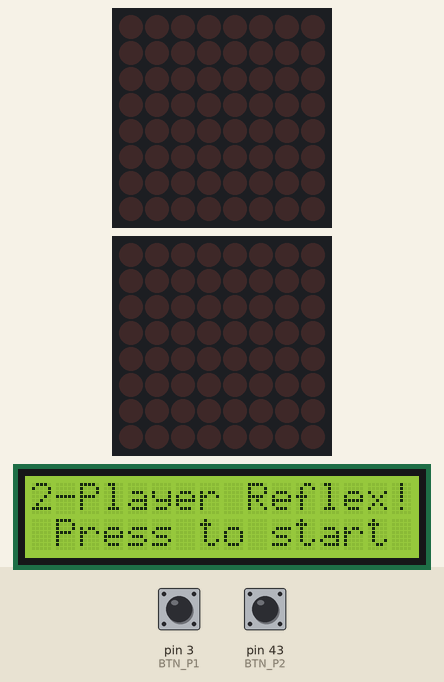
This sketch was run on a simulated Arduino Mega 2560, built with avr-gcc and run on an emulated ATmega2560. On the bench: 2 × 8×8 LED matrix, 16×2 character LCD. The inputs (shaded band) are chosen by the test bench; at power-on: pin 3 (BTN_P1) HIGH, pin 43 (BTN_P2) HIGH. Random numbers use the default seed unless the sketch sets one.

Above: at 2.6 s.
2.7 s: pin 3 (BTN_P1) pulled LOW for 0.15 s
At 3.5 s:
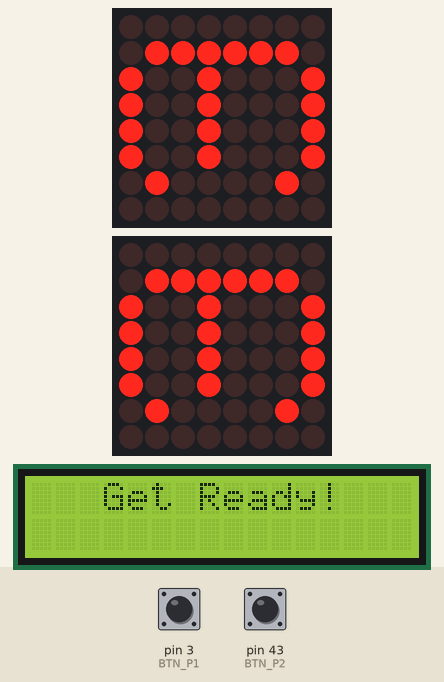
5.8 s: pin 43 (BTN_P2) pulled LOW for 0.15 s
At 7.0 s:
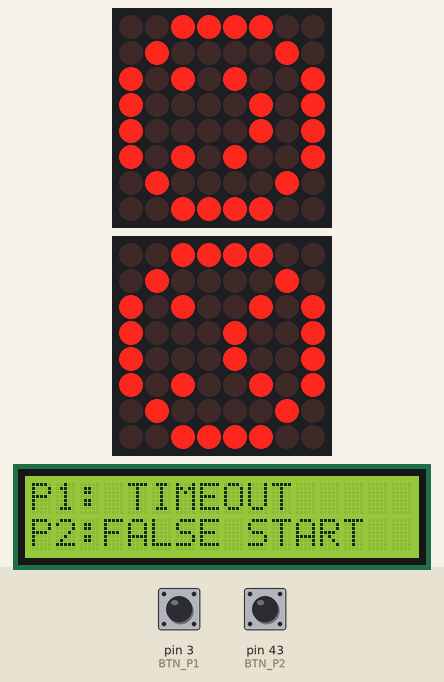
7.4 s: pin 43 (BTN_P2) pulled LOW for 1 s
At 8.2 s:
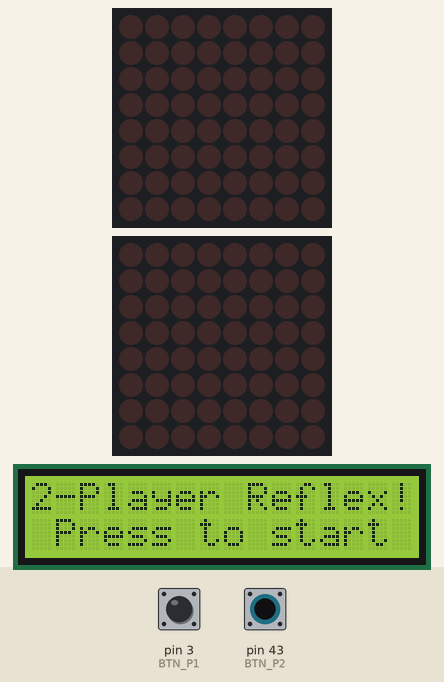
9.9 s: pin 3 (BTN_P1) pulled LOW for 1 s
At 11.7 s:
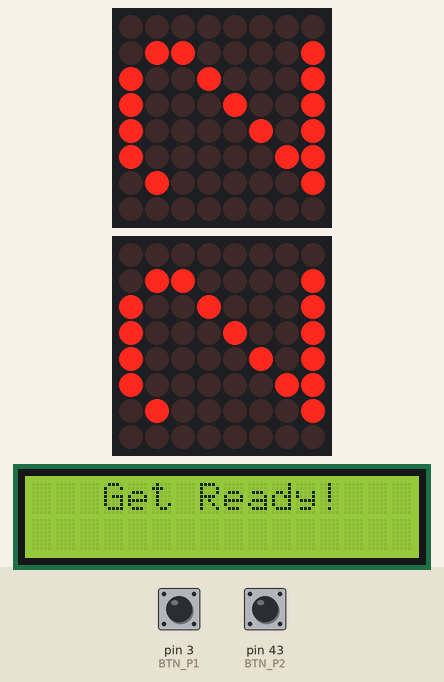
13.9 s: pin 3 (BTN_P1) pulled LOW for 0.15 s
At 14.4 s:
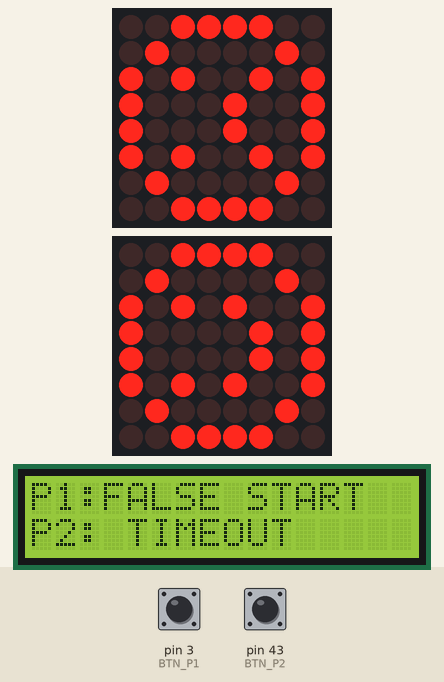
15.5 s: pin 3 (BTN_P1) pulled LOW for 3.2 s
At 16.8 s:
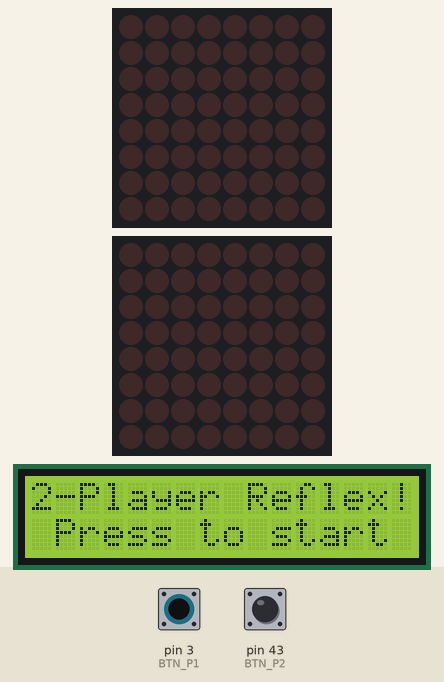
Timing chart, 0 to 18.5 s (numbered marks = the images above; inputs shaded):
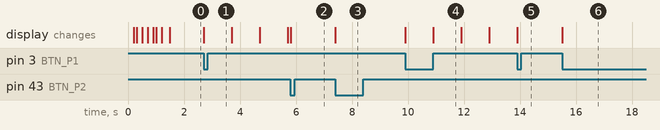

Measured:
- after the input at 2.7 s, the display: changes at once (image 1)
- after the input at 5.8 s, the display: changes at once (image 2)
- after the input at 7.4 s, the display: changes at once (image 3)
- after the input at 9.9 s, the display: first changes at once (image 4 shows a later state)
- after the input at 15.5 s, the display: changes at once (image 6)
- what the display in image 4 shows lasts 1.0 s, from 10.9 s to 11.9 s

The sketch:

TwoPlayerReactionGame.ino
```cpp
/*
 * ============================================================
 *  2-Player Reaction Game
 * ============================================================
 *  Left  matrix : DIN=11, CLK=13, CS=12   |  Player 1 button: pin 3
 *  Right matrix : DIN=47, CLK=51, CS=49   |  Player 2 button: pin 43
 *  LCD (16x2)   : RS=10, EN=9, D4=7, D5=6, D6=5, D7=4
 *
 *  Game flow:
 *    IDLE     → either button pressed
 *    COUNTDOWN→ matrices show 3 → 2 → 1 (1 s each)
 *    WAITING  → matrices blank, random 1–4 s delay
 *    READY    → matrices show 0 ("GO!"), reaction timer starts
 *    RESULT   → winner gets smiley / loser gets sad face
 *             → any button press returns to IDLE
 *
 *  False start: pressing during COUNTDOWN or WAITING → instant loss.
 *  Timeout   : if a player doesn't press within 5 s of GO → disqualified.
 * ============================================================
 */

#include <LiquidCrystal.h>
#include <LedControl.h>

// ── Hardware ──────────────────────────────────────────────────────────────────

#define LEFT_DIN   11
#define LEFT_CLK   13
#define LEFT_CS    12
#define RIGHT_DIN  47
#define RIGHT_CLK  51
#define RIGHT_CS   49

LedControl    lcLeft (LEFT_DIN,  LEFT_CLK,  LEFT_CS,  1);
LedControl    lcRight(RIGHT_DIN, RIGHT_CLK, RIGHT_CS, 1);
LiquidCrystal lcd(10, 9, 7, 6, 5, 4);   // RS, EN, D4, D5, D6, D7

const int BTN_P1 = 3;    // Player 1 – left matrix side
const int BTN_P2 = 43;   // Player 2 – right matrix side

// ── LED patterns ──────────────────────────────────────────────────────────────
// bit7 = leftmost LED. Defined as the intended visual appearance;
// displayPattern() applies a 90° CCW rotation to compensate for the physical
// 90° CW mount.

const byte DIGIT_0[8] = { 0x3C, 0x42, 0x42, 0x42, 0x42, 0x42, 0x42, 0x3C };
const byte DIGIT_1[8] = { 0x10, 0x30, 0x10, 0x10, 0x10, 0x10, 0x10, 0x38 };
const byte DIGIT_2[8] = { 0x3C, 0x42, 0x02, 0x04, 0x08, 0x10, 0x20, 0x7E };
const byte DIGIT_3[8] = { 0x3C, 0x42, 0x02, 0x3E, 0x02, 0x02, 0x42, 0x3C };
const byte SMILEY[8]  = { 0x3C, 0x42, 0xA5, 0x81, 0xA5, 0x99, 0x42, 0x3C };
const byte SAD[8]     = { 0x3C, 0x42, 0xA5, 0x81, 0x99, 0xA5, 0x42, 0x3C };

// Countdown sequence: index 0 = first digit shown (3), 2 = last (1)
const byte* const COUNTDOWN_PAT[3] = { DIGIT_3, DIGIT_2, DIGIT_1 };

// ── Game state ────────────────────────────────────────────────────────────────

enum GameState { IDLE, COUNTDOWN, WAITING, READY, RESULT };
GameState gameState = IDLE;

unsigned long stateStart    = 0;   // millis() when current state was entered
unsigned long waitDur       = 0;   // random hold time for WAITING (ms)
int           cdStep        = -1;  // last countdown digit index drawn (0–2)

long p1Time  = -1;    // ms from GO! to P1 press; -1 = not yet pressed
long p2Time  = -1;
bool p1False = false; // pressed before GO! (false start)
bool p2False = false;

bool lastP1 = HIGH;   // previous raw button state (INPUT_PULLUP → HIGH = open)
bool lastP2 = HIGH;

unsigned long lastLcdRefresh = 0;

// ── Timing constants ──────────────────────────────────────────────────────────

const unsigned long CD_STEP_MS = 1000;   // each countdown digit stays for 1 s
const unsigned long TIMEOUT_MS = 5000;   // auto-end READY after 5 s
const unsigned long RESULT_MS  = 8000;   // hold result screen for 8 s

// ── Matrix helpers ────────────────────────────────────────────────────────────

// Rotate pattern 90° CCW before sending to compensate for 90° CW physical mount.
// Mapping: visual(row, col) → physical(7-col, row)
void displayPattern(LedControl &lc, const byte pat[8]) {
    for (int p = 0; p < 8; p++) {
        byte row = 0;
        for (int q = 0; q < 8; q++)
            if ((pat[q] >> p) & 1) row |= (1 << (7 - q));
        lc.setRow(0, p, row);
    }
}

void fillAll(LedControl &lc, byte val) {
    for (int r = 0; r < 8; r++) lc.setRow(0, r, val);
}

void initMatrix(LedControl &lc) {
    lc.shutdown(0, false);
    lc.setIntensity(0, 8);
    lc.clearDisplay(0);
}

void startupFlash(LedControl &lc) {
    fillAll(lc, 0xFF); delay(200);
    fillAll(lc, 0x00); delay(100);
    fillAll(lc, 0xFF); delay(200);
    fillAll(lc, 0x00); delay(200);
}

// ── LCD helpers ───────────────────────────────────────────────────────────────

// Print text to an LCD row, padding with spaces to 16 chars so no ghost chars remain.
void lcdLine(uint8_t row, const char *s) {
    lcd.setCursor(0, row);
    int i = 0;
    while (s[i] && i < 16) lcd.print(s[i++]);
    while (i++ < 16)        lcd.print(' ');
}

// Print one 16-char result row, e.g. "P1: 234ms  WINS!" or "P2:FALSE START  "
// prefix  = "P1:" or "P2:" (exactly 3 chars)
// ms      = reaction time in ms (-1 = not pressed / timed out)
// isFalse = player pressed before GO!
// wins    = this player won
void resultLine(uint8_t row, const char *prefix,
                long ms, bool isFalse, bool wins) {
    char buf[17];
    if (isFalse)
        snprintf(buf, sizeof(buf), "%sFALSE START  ", prefix);
        //                          3 + 13 = 16 chars
    else if (ms < 0)
        snprintf(buf, sizeof(buf), "%s TIMEOUT     ", prefix);
        //                          3 + 13 = 16 chars
    else if (wins)
        snprintf(buf, sizeof(buf), "%s%4ldms  WINS!", prefix, ms);
        //                          3 + 6  + 7  = 16 chars
    else
        snprintf(buf, sizeof(buf), "%s%4ldms       ", prefix, ms);
        //                          3 + 6  + 7  = 16 chars
    lcdLine(row, buf);
}

// ── Result display ────────────────────────────────────────────────────────────

void showResult() {
    bool p1ok = !p1False && (p1Time >= 0);
    bool p2ok = !p2False && (p2Time >= 0);

    // Work out who won
    bool p1w = false, p2w = false;
    if      (p1False && p2False)  { /* both lose  */ }
    else if (p1False)             { p2w = true;       }   // P1 false-started
    else if (p2False)             { p1w = true;       }   // P2 false-started
    else if (!p1ok && !p2ok)      { /* both timed out */ }
    else if (!p1ok)               { p2w = true;       }   // P1 timed out
    else if (!p2ok)               { p1w = true;       }   // P2 timed out
    else if (p1Time < p2Time)     { p1w = true;       }
    else if (p2Time < p1Time)     { p2w = true;       }
    else                          { p1w = p2w = true; }   // exact tie

    // LED faces
    if      ( p1w && !p2w) { displayPattern(lcLeft, SMILEY); displayPattern(lcRight, SAD);    }
    else if (!p1w &&  p2w) { displayPattern(lcLeft, SAD);    displayPattern(lcRight, SMILEY); }
    else if ( p1w &&  p2w) { displayPattern(lcLeft, SMILEY); displayPattern(lcRight, SMILEY); }
    else                   { fillAll(lcLeft, 0x00);           fillAll(lcRight, 0x00);          }

    // LCD
    resultLine(0, "P1:", p1Time, p1False, p1w);
    resultLine(1, "P2:", p2Time, p2False, p2w);
}

// ── State transitions ─────────────────────────────────────────────────────────

void enterState(GameState s) {
    gameState  = s;
    stateStart = millis();

    switch (s) {
        case IDLE:
            fillAll(lcLeft, 0x00); fillAll(lcRight, 0x00);
            lcdLine(0, "2-Player Reflex!");
            lcdLine(1, " Press to start ");
            break;

        case COUNTDOWN:
            p1Time = p2Time = -1;
            p1False = p2False = false;
            cdStep = -1;                   // force first digit to draw immediately
            lcdLine(0, "   Get Ready!   ");
            lcdLine(1, "                ");
            break;

        case WAITING:
            fillAll(lcLeft, 0x00); fillAll(lcRight, 0x00);
            waitDur = random(1000, 4001);  // 1–4 s random delay
            lcdLine(0, " Wait for it... ");
            lcdLine(1, "                ");
            break;

        case READY:
            displayPattern(lcLeft,  DIGIT_0);
            displayPattern(lcRight, DIGIT_0);
            lcdLine(0, "     GO!!!      ");
            lcdLine(1, "Time: 00.00s    ");
            lastLcdRefresh = stateStart;
            break;

        case RESULT:
            showResult();
            break;
    }
}

// ── Button edge detection ─────────────────────────────────────────────────────

void readButtons() {
    bool curP1 = digitalRead(BTN_P1);
    bool curP2 = digitalRead(BTN_P2);

    // Detect falling edge (HIGH→LOW = button pressed with INPUT_PULLUP)
    bool pressP1 = (lastP1 == HIGH && curP1 == LOW);
    bool pressP2 = (lastP2 == HIGH && curP2 == LOW);
    lastP1 = curP1;
    lastP2 = curP2;

    switch (gameState) {
        case IDLE:
            if (pressP1 || pressP2) enterState(COUNTDOWN);
            break;

        case COUNTDOWN:
        case WAITING:
            // Any press before GO! is a false start → instant result
            if (pressP1) p1False = true;
            if (pressP2) p2False = true;
            if (p1False || p2False) enterState(RESULT);
            break;

        case READY: {
            unsigned long now = millis();
            if (pressP1 && p1Time < 0) p1Time = (long)(now - stateStart);
            if (pressP2 && p2Time < 0) p2Time = (long)(now - stateStart);
            // Both pressed → show result immediately
            if (p1Time >= 0 && p2Time >= 0) enterState(RESULT);
            break;
        }

        case RESULT:
            // Any press restarts the game
            if (pressP1 || pressP2) enterState(IDLE);
            break;
    }
}

// ── setup / loop ──────────────────────────────────────────────────────────────

void setup() {
    pinMode(BTN_P1, INPUT_PULLUP);
    pinMode(BTN_P2, INPUT_PULLUP);

    initMatrix(lcLeft);
    initMatrix(lcRight);
    startupFlash(lcLeft);
    startupFlash(lcRight);

    lcd.begin(16, 2);
    lcd.clear();
    randomSeed(analogRead(A0));   // seed RNG from floating analogue pin

    enterState(IDLE);
}

void loop() {
    readButtons();

    unsigned long now     = millis();
    unsigned long elapsed = now - stateStart;

    switch (gameState) {

        case COUNTDOWN: {
            // Advance to the next digit every CD_STEP_MS
            int step = (int)(elapsed / CD_STEP_MS);
            if (step < 3 && step != cdStep) {
                cdStep = step;
                displayPattern(lcLeft,  COUNTDOWN_PAT[step]);
                displayPattern(lcRight, COUNTDOWN_PAT[step]);
            }
            // After 3 digits (3 s) → enter random-wait phase
            if (elapsed >= 3UL * CD_STEP_MS) enterState(WAITING);
            break;
        }

        case WAITING:
            if (elapsed >= waitDur) enterState(READY);
            break;

        case READY:
            // Refresh the running reaction timer on the LCD ~every 50 ms
            if (now - lastLcdRefresh >= 50) {
                lastLcdRefresh = now;
                int sec = (int)(elapsed / 1000);
                int cs  = (int)((elapsed % 1000) / 10);   // centiseconds
                lcd.setCursor(6, 1);                       // after "Time: "
                if (sec < 10) lcd.print('0');
                lcd.print(sec);
                lcd.print('.');
                if (cs  < 10) lcd.print('0');
                lcd.print(cs);
                lcd.print("s  ");
            }
            // Timeout: end round if neither/one player reacted in time
            if (elapsed >= TIMEOUT_MS) enterState(RESULT);
            break;

        case RESULT:
            // Auto-return to IDLE after RESULT_MS
            if (elapsed >= RESULT_MS) enterState(IDLE);
            break;

        default: break;
    }
}
```
